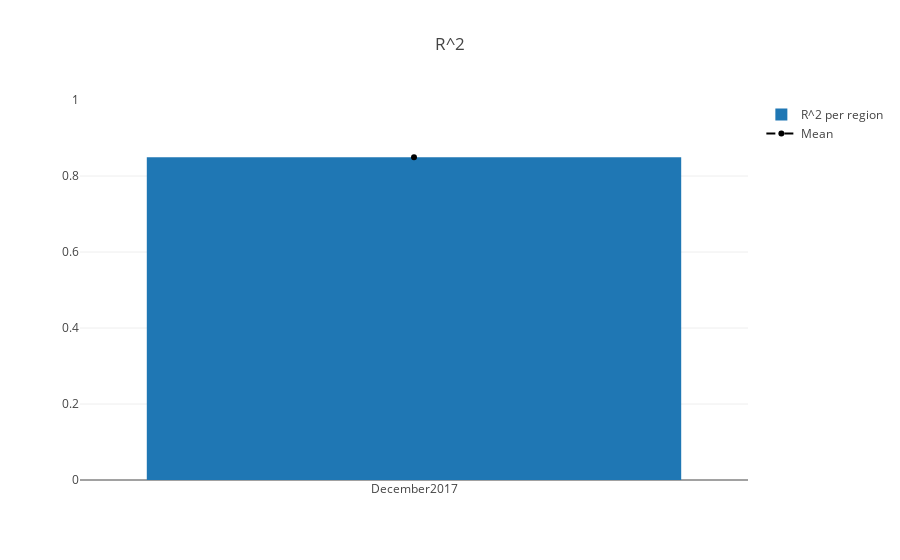

Here is the notebook cell this chart was saved with:
### Markdown cell above
## Plotting R^2 Error for each month

### Code cell
# os.system("say -v "+'Alice'+" Ho fatto")
trace1 = go.Bar(
            x=prediction_result['Training_dates'],
            y=prediction_result['Scores'],
            name='R^2 per region'
    )

trace2 = go.Scatter(x=prediction_result['Training_dates'],
                    y=[np.asarray(prediction_result['Scores']).mean()]*len(prediction_result['Scores']),
                    line = dict(color=('rgb(0, 0, 0)'),
                    width=2, dash='dash',shape='hv'),
                    name = 'Mean'
                   )

layout = go.Layout(
    title= 'R^2',
    yaxis=dict(
        range=[0,1]
    )
)
data=[trace1,trace2]
fig = go.Figure(data=data, layout=layout)
iplot(fig, filename='basic-bar')

### Figure 1 — Plotly figure (JSON) as saved in the notebook; plotly's stock layout.template omitted (floating-point values rounded to 4 significant figures)
{"data": [{"name": "R^2 per region", "type": "bar", "x": ["December2017"], "y": [0.849]}, {"line": {"color": "rgb(0, 0, 0)", "dash": "dash", "shape": "hv", "width": 2}, "name": "Mean", "type": "scatter", "x": ["December2017"], "y": [0.849]}], "layout": {"title": "R^2", "yaxis": {"range": [0, 1]}}}
